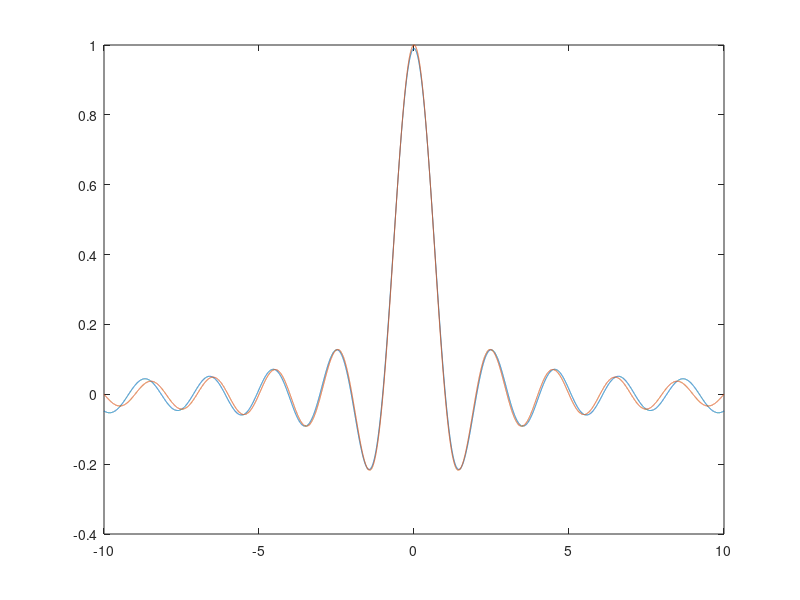
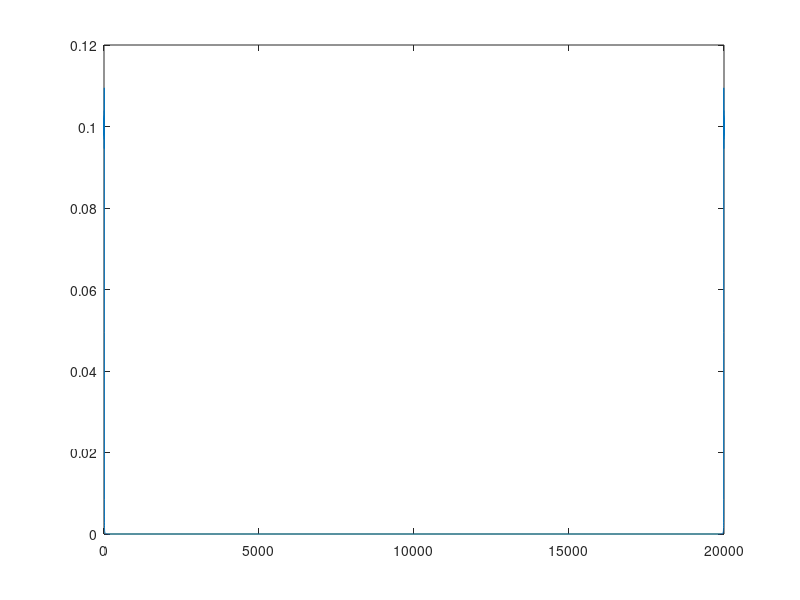

These charts were generated, in order, by the following MATLAB code:
Fs = 1000;
T = 1/Fs;
L = 10000; 
t1 = (-L+1:L-1)*T;
f = Fs*(-(L/2):(L/2))/L;

p = sinc(t1);

y = conv(p, p, 'same') / Fs;

w = fft(p);
x = abs(w/L);
x1 = x(1:L/2+1);
x1(2:end-1) = 2*x1(2:end-1);

figure
plot(t1, y);
hold on
plot(t1, p);

figure
plot(x);

